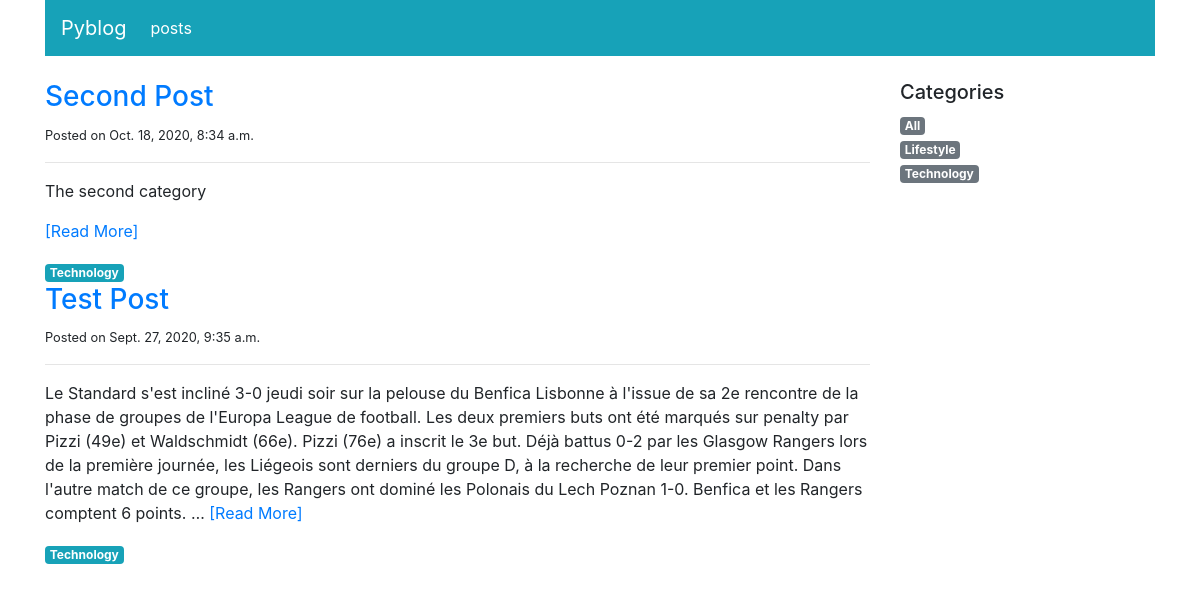
The page /blog/posts/ on the database as committed earlier.
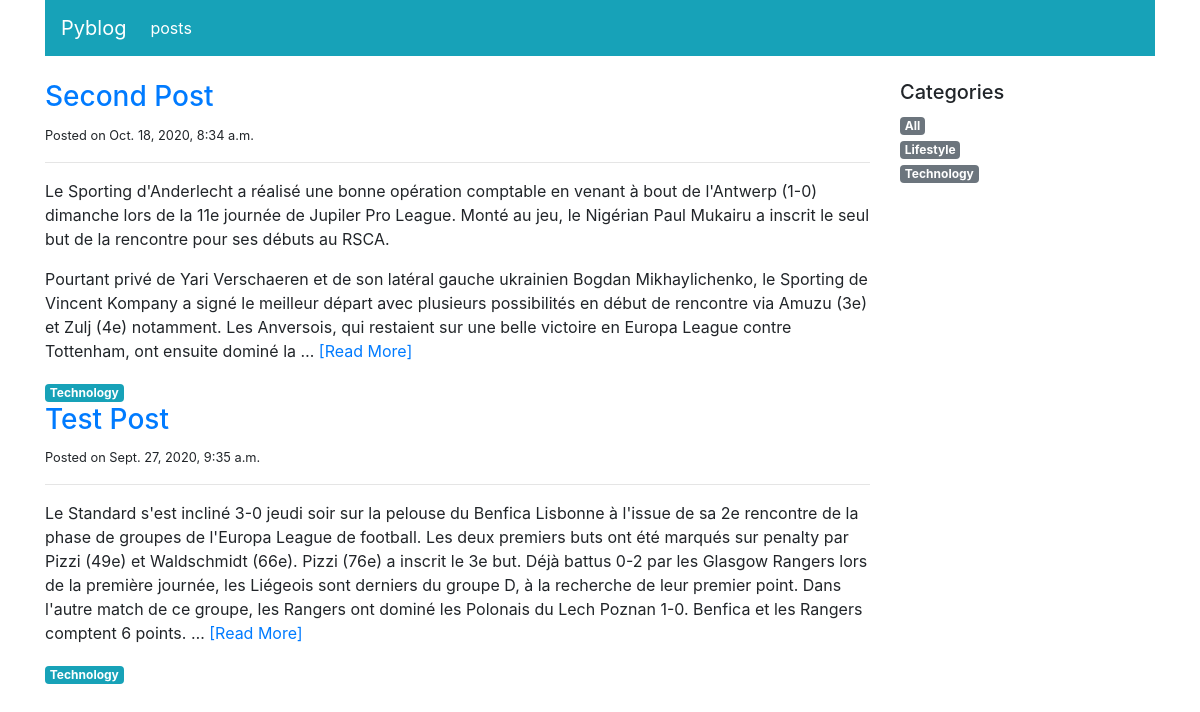
The same page on the database as committed later.
### blog/models.py (models this page shows, shortened)
class Post(models.Model):
    title = models.CharField(max_length=166)
    category = models.ForeignKey('PostCategory',
                                 null=True,
                                 blank=True,
                                 on_delete=models.DO_NOTHING)
    published = models.BooleanField(default=False)
    text = models.TextField(blank=True)
    created_at = models.DateTimeField(auto_now_add=True,null=True)

class PostCategory(models.Model):
    name = models.CharField(max_length=50)
    def slug(self):
        return slugify(self.name)

### blog/views.py (the view)
# urls.py: path('posts/', views.post_list, name='home'),
def post_list(request, category_name=model_helpers.post_category_all.slug()):
    category, posts = model_helpers.get_category_and_posts(category_name)
    categories = model_helpers.get_category()
    context = {
        'navigation_items': navigation.navigation_items(navigation.NAV_POSTS),
        'category': category,
        'posts': posts,
        'categories': categories,
    }
    return render(request, 'blog/post_list.html', context)

### blog/model_helpers.py (called while the page is built, shortened)
def get_category_and_posts(category_name):
    posts = Post.objects.filter(published=True)
    if category_name == post_category_all.slug():
        category = post_category_all
    posts=posts.order_by('-created_at')
    return category, posts

def get_category():
    categories=list(PostCategory.objects.all().order_by('name'))
    categories.insert(0,post_category_all)
    return categories

### blog/navigation.py (called while the page is built)
def navigation_items(selected_item):
    items = []
    for name, url in NAV_ITEMS:
        items.append({
            'name': name,
            'url': url,
            'active': True if selected_item == name else False
        })
    return items

### blog/templates/blog/post_list.html (shortened to what this page needs)
{% extends 'base.html' %}
{% block content %}
<div class="col-sm-9">
    {% for post in posts %}
    <div>
        <h3><a href="{% url 'post_detail' post.pk %}">{{post.title}}</a></h3>
        <small>Posted on {{ post.created_at}}</small>
        <hr>
        <p class="text-muted">
            {{ post.text|linebreaks|safe|truncatewords:100 }}
            <a href="{% url 'post_detail' post.pk %}">[Read More]</a>
        </p>
        <a href="{% url 'post_list' post.category.slug %}" class="badge badge-info">
            {{ post.category.name|capfirst }}</a>
    </div>
    {% endfor %}
</div>
<div class="col-sm-3">
    <h5>Categories</h5>
    <ul class="list-unstyled">
        {% for cat in categories %}
        <li>
            <a href="{% url 'post_list' cat.slug %}"
               class="badge badge-secondary">
                {{ cat.name|capfirst }}
            </a>
        </li>
        {% endfor %}
    </ul>
</div>
{% endblock content %}

### templates/base.html (shortened to what this page needs)
<!DOCTYPE html>
{% load static %}
<html lang="en">
<head>
    <link rel="stylesheet" href="{% static 'css/bootstrap.min.css'%}">
</head>
<body>
<div class="container">
    <nav class="navbar sticky-top navbar-expand-md navbar-dark bg-info">
        <a class="navbar-brand" href="{% url 'home' %}">Pyblog</a>
        <div class="collapse navbar-collapse" id="navbar">
            <ul class="navbar-nav mr-auto">
                {% for item in navigation_items %}
                <li class="nav-item {% if item.active %}active{% endif %}">
                    <a class="nav-link" href="{{ item.url }}">{{ item.name }}</a>
                </li>
                {% endfor %}
            </ul>
        </div>
    </nav>
    <div class="row mt-4">
        {% block content%} Please override this block! {% endblock%}
    </div>
</div>
</body>
</html>

Rows that differ between the two databases and show on the page:
changed Post "Second Post": text "The second category" → "Le Sporting d'Anderlecht a réalisé une bonne opération comptable en venant à bout de l'Antwerp (1-0) dimanche lors de la 11e journée de Jupiler Pro League. Monté au jeu, le Nigérian Paul Mukairu a inscrit le seul but de la rencontre pour ses débuts au RSCA. Pourtant privé de Yari Verschaeren et de son latéral gauche ukrainien Bogdan Mikhaylichenko, le Sporting de Vincent Kompany a signé le meilleur départ avec plusieurs possibilités en début de rencontre via Amuzu (3e) et Zulj (4e) notamment. Les Anversois, qui restaient sur une belle victoire en Europa League contre Tottenham, ont ensuite dominé la …"
